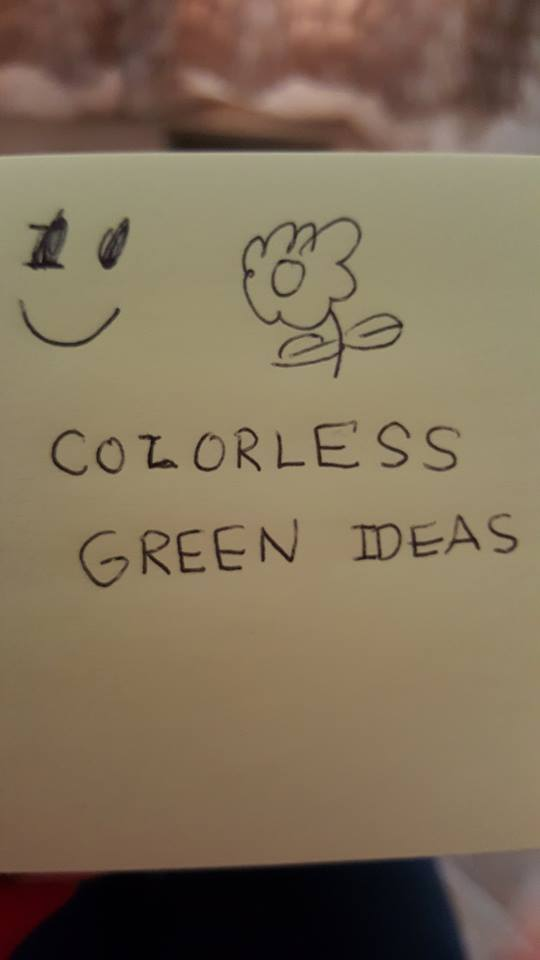
#> input picture handwrittendata/real4.jpg, 540 x 960 px
$ python -i Tester.py   (imports and definitions only)   (Python 2 division)
#> lines starting #> are read from the running program, lines starting #| are printed output that depends on the picture; after the words box and inside, x2 and y2 are one past the last pixel; in counts of white or black regions, pixels touching at a corner belong together
#> further down, picture is the input picture: shape (960, 540, 3); mean B, G, R 88.4, 111.1, 127.3
# Main Contributor: Kyla Bouldin
# Other Contributors: Yash, Edrienne
# Description: Tests the trained data on test images
# TODO: Method docs and refactoring

import math
import cv2
import numpy as np
import operator
import os

import Trainer
import CharacterHelper

# Constants
MIN_CONTOUR_AREA = 100
RESIZED_IMAGE_WIDTH = 20
RESIZED_IMAGE_HEIGHT = 30

class ContourWithData():
    """
    Class to help manipulate contours.
    """
    npaContour = None           # contour
    boundingRect = None         # bounding rect for contour
    intRectX = 0                # bounding rect top left corner x location
    intRectY = 0                # bounding rect top left corner y location
    intRectWidth = 0            # bounding rect width
    intRectHeight = 0           # bounding rect height
    fltArea = 0.0               # area of contour

    # [18 lines left out: functions calculateRectTopLeftPointAndWidthAndHeight, checkIfContourIsValid, not called in this run]

class Character():
    """
    Represents a single character
    """

    # [35 lines left out: functions __init__, __readImage, not called in this run]

def __preprocessImage(img):
    """
    Converts the image to gray scale and then thresholds the image
    :param img:
    :return: imgThresh
    """
    imgGray = cv2.cvtColor(img, cv2.COLOR_BGR2GRAY)  # get grayscale image
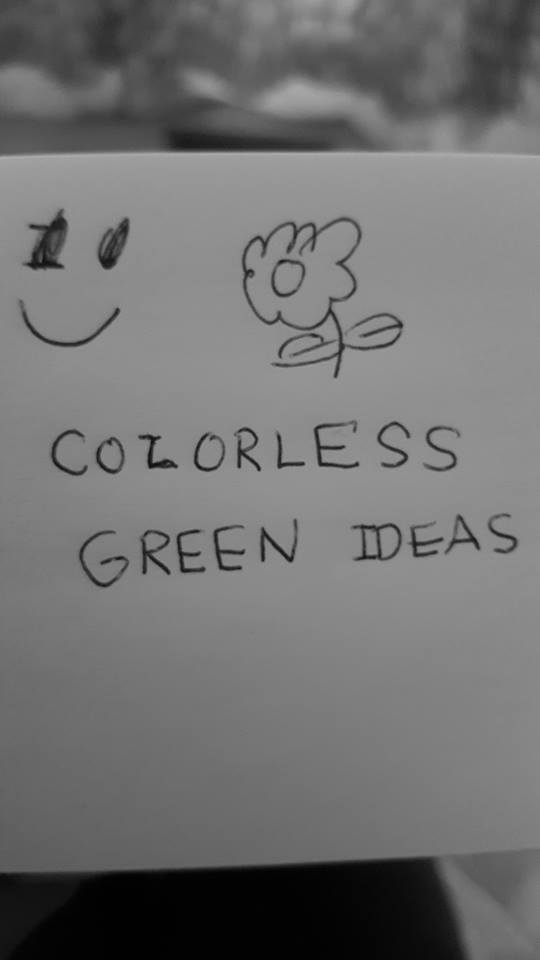
#> imgGray: shape (960, 540); min 1, max 173, mean 113.4
    imgBlurred = cv2.GaussianBlur(imgGray, (5, 5), 0)  # gaussian blur

    # Grayscale image to BW image
    imgThresh = cv2.adaptiveThreshold(imgBlurred,  # input image
                                      255,  # make pixels that pass the threshold full white
                                      cv2.ADAPTIVE_THRESH_GAUSSIAN_C, # Gaussian threshold
                                      cv2.THRESH_BINARY_INV, # invert so foreground white, background black
                                      11,  # size of a pixel neighborhood used to calculate threshold value
                                      2)  # constant subtracted from the mean or weighted mean
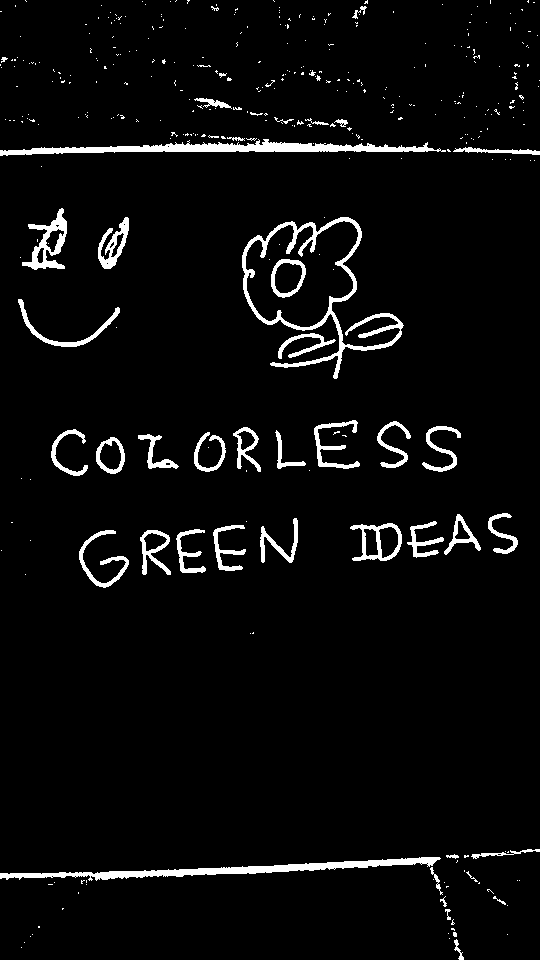
#> imgThresh: shape (960, 540); 4.4% white; 370 white regions (324 under 20 px), largest, box (x1, y1, x2, y2) and area: (242, 217, 404, 379) 3260, (0, 139, 446, 156) 2947, (0, 857, 441, 881) 2774

    imgThreshCopy = imgThresh.copy()  # make a copy of the thresh image, this in necessary b/c findContours modifies the image

    return imgThresh

# [140 lines left out: functions __getValidContoursWithData, __getCharactersFromContoursWithData, __getStringsFromContoursWithData, main, not called in this run]

# [2 lines not run here, left out]

>>> import cv2
>>> picture = cv2.imread('../handwrittendata/real4.jpg')
>>> result = __preprocessImage(picture)

$ run again, on handwrittendata/real1.jpg
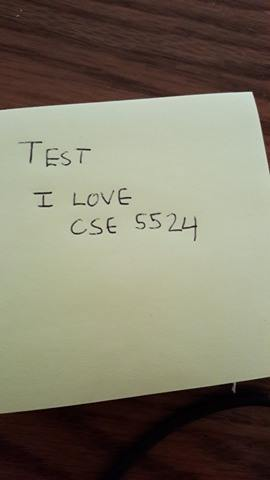
#> input picture handwrittendata/real1.jpg, 270 x 480 px
#> picture is the input picture: shape (480, 270, 3); mean B, G, R 104.4, 122, 127
#> in __preprocessImage, `imgGray = cv2.cvtColor(img, cv2.COLOR_BGR2GRAY)`:
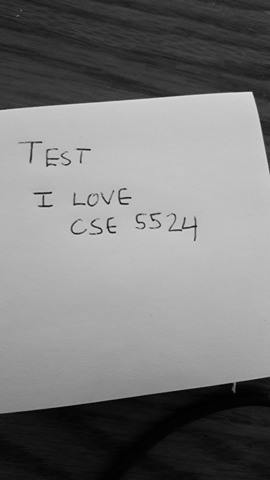
#> imgGray: shape (480, 270); min 0, max 236, mean 121.5
#> in __preprocessImage, `imgThresh = cv2.adaptiveThreshold(imgBlurred,`:
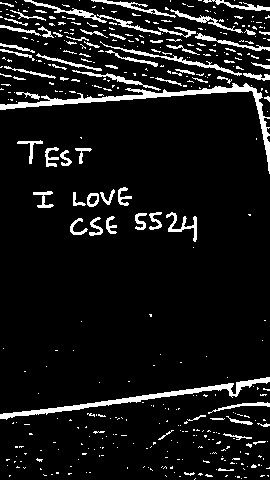
#> imgThresh: shape (480, 270); 8.8% white; 418 white regions (346 under 20 px), largest, box (x1, y1, x2, y2) and area: (0, 83, 270, 174) 1809, (0, 377, 270, 420) 1374, (24, 0, 161, 35) 488

$ run again, on handwrittendata/real2.jpg
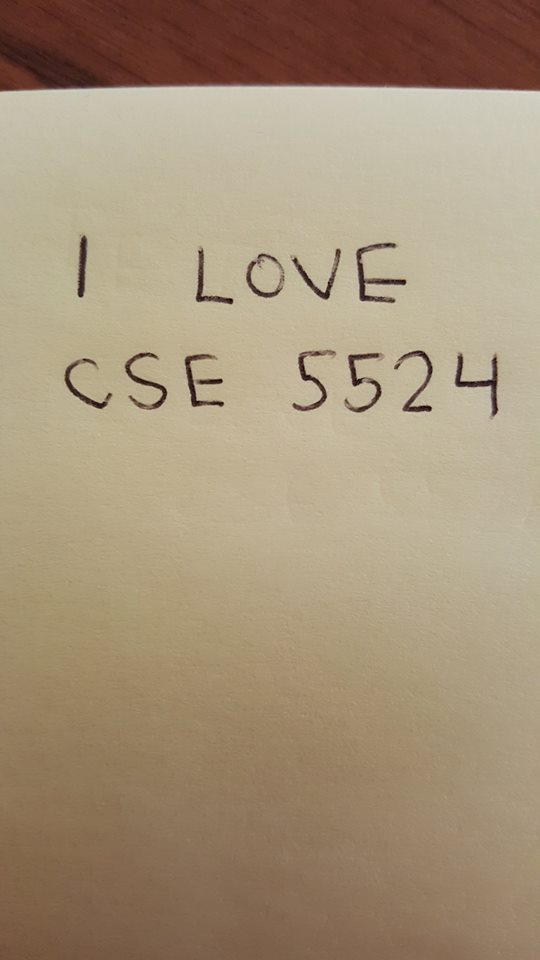
#> input picture handwrittendata/real2.jpg, 540 x 960 px
#> picture is the input picture: shape (960, 540, 3); mean B, G, R 121.6, 147.3, 165.8
#> in __preprocessImage, `imgGray = cv2.cvtColor(img, cv2.COLOR_BGR2GRAY)`:
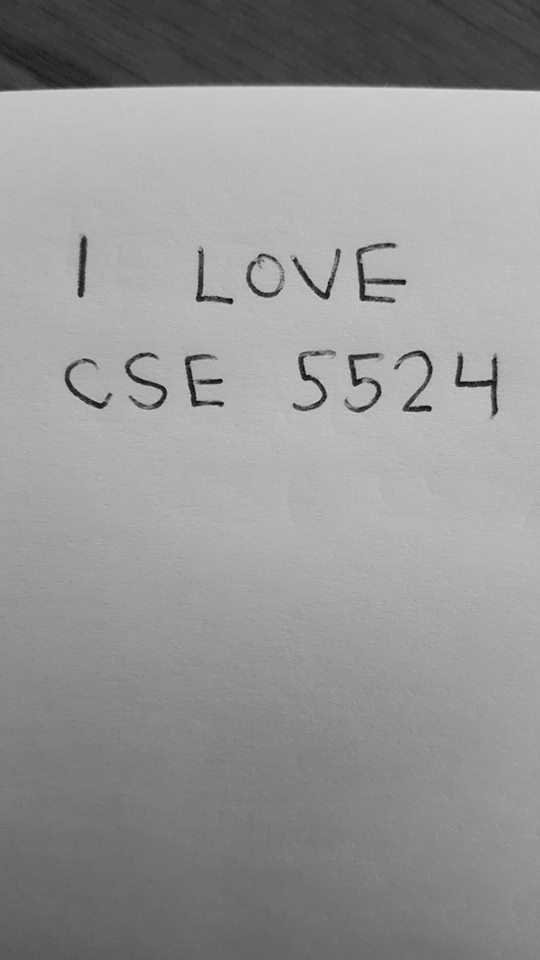
#> imgGray: shape (960, 540); min 4, max 219, mean 149.9
#> in __preprocessImage, `imgThresh = cv2.adaptiveThreshold(imgBlurred,`:
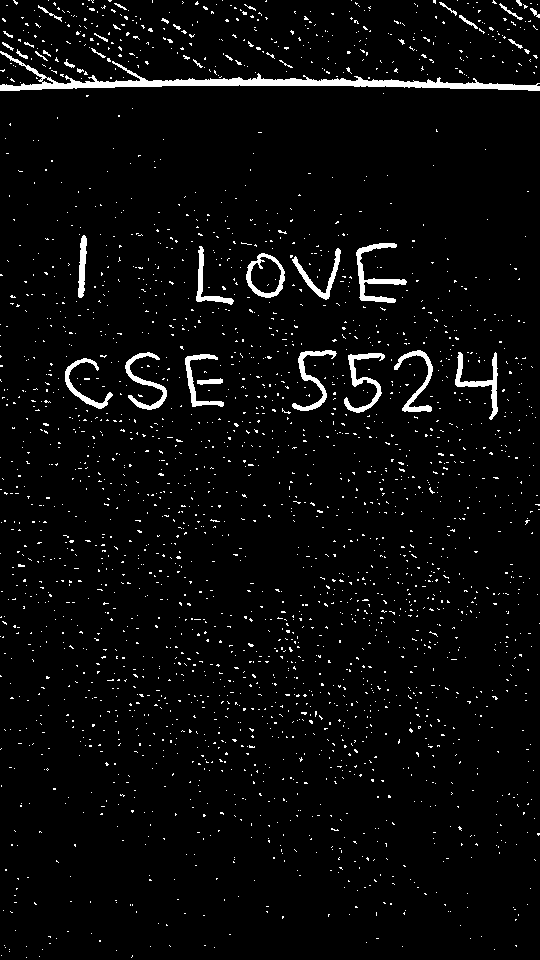
#> imgThresh: shape (960, 540); 3.8% white; 2554 white regions (2517 under 20 px), largest, box (x1, y1, x2, y2) and area: (0, 51, 540, 91) 3846, (356, 243, 407, 303) 802, (344, 353, 385, 413) 674
